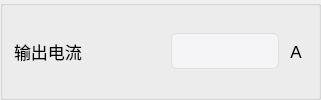
        <widget class="QGroupBox" name="groupBox_17">
         <property name="title">
          <string/>
         </property>
         <layout class="QHBoxLayout" name="horizontalLayout_26" stretch="7,5,1">
          <item>
           <widget class="QLabel" name="label_51">
            <property name="minimumSize">
             <size>
              <width>119</width>
              <height>31</height>
             </size>
            </property>
            <property name="font">
             <font>
              <pointsize>13</pointsize>
             </font>
            </property>
            <property name="text">
             <string>输出电流</string>
            </property>
            <property name="alignment">
             <set>Qt::AlignLeading|Qt::AlignLeft|Qt::AlignVCenter</set>
            </property>
           </widget>
          </item>
          <item>
           <widget class="QLineEdit" name="l5">
            <property name="enabled">
             <bool>false</bool>
            </property>
            <property name="minimumSize">
             <size>
              <width>0</width>
              <height>31</height>
             </size>
            </property>
            <property name="styleSheet">
             <string notr="true">QLineEdit {
    /* 苹果风格的数据展示LineEdit */
    border: 1px solid #D0D0D0;                  /* 浅灰色边框，模仿macOS的细边框 */
    border-radius: 6px;                         /* 圆角，符合macOS设计 */
    padding: 8px 12px;                         /* 内边距，提供舒适的阅读空间 */
    background-color: #FFFFFF;                 /* 白色背景 */
    color: #333333;                            /* 深灰色文字，提高可读性 */
    font-family: &quot;SF Pro Text&quot;, &quot;Helvetica Neue&quot;, &quot;Lucida Grande&quot;, sans-serif; /* macOS系统字体栈 */
    font-size: 14px;                           /* 默认字体大小 */
    selection-background-color: #007AFF;       /* 选中文本高亮色 (macOS蓝色) */
    selection-color: #FFFFFF;                  /* 选中文本颜色 (白色) */

    /* 只读状态下的特殊样式 */
    /* 注意：Qt中通常使用 setReadOnly(true) 来实现只读，但QSS可以定义其外观 */
}

/* 当LineEdit获得焦点时 (对于数据展示框，如果不需要焦点效果，可以省略或弱化) */
QLineEdit:focus {
    border: 1px solid #007AFF;                 /* 获得焦点时边框变为蓝色 */
    /* 如果作为纯展示框，也可以移除焦点边框变化 */
    /* border: 1px solid #D0D0D0; */
}

/* 禁用状态下的样式 (如果用于展示不可变数据) */
QLineEdit:disabled {
    background-color: #F5F5F7;                 /* macOS禁用元素背景色 */
    color: #333333;                            /* 禁用文字颜色 */
    border: 1px solid #E0E0E0;                 /* 禁用边框颜色 */
}</string>
            </property>
            <property name="readOnly">
             <bool>true</bool>
            </property>
           </widget>
          </item>
          <item>
           <widget class="QLabel" name="label_52">
            <property name="minimumSize">
             <size>
              <width>0</width>
              <height>31</height>
             </size>
            </property>
            <property name="font">
             <font>
              <pointsize>13</pointsize>
             </font>
            </property>
            <property name="text">
             <string>A</string>
            </property>
            <property name="alignment">
             <set>Qt::AlignCenter</set>
            </property>
           </widget>
          </item>
         </layout>
        </widget>
